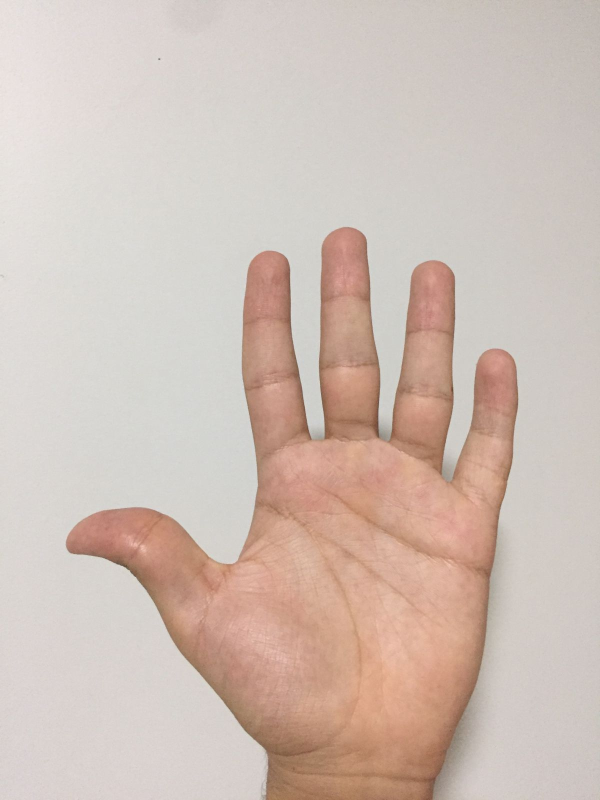
#> input picture imagens/imagem1.jpeg, 1200 x 1600 px, found by its file name (shown at 1/2 size)
$ python -i segmentation.py   (imports and definitions only)
#> lines starting #> are read from the running program, lines starting #| are printed output that depends on the picture; after the words box and inside, x2 and y2 are one past the last pixel; in counts of white or black regions, pixels touching at a corner belong together
#> in getSegmented, original is the input picture: shape (1600, 1200, 3); mean B, G, R 182.4, 191.4, 208.1
#> in getSegmented, `original_ycrcb = cv2.cvtColor(original, cv2.COLOR_BGR2YCR_CB)`: original_ycrcb: shape (1600, 1200, 3); mean of channels 0, 1, 2 195.3, 137.1, 120.6
import cv2
import numpy as np

def bwareaopen(img, min_size, connectivity=8):
    num_labels, labels, stats, centroids = cv2.connectedComponentsWithStats(img, connectivity=connectivity)
    for i in range(num_labels):
        label_size = stats[i, cv2.CC_STAT_AREA]
        if label_size < min_size:
            img[labels == i] = 0

    return img

def kmeans(image):
    # convert to RGB
    #image = cv2.cvtColor(image, cv2.COLOR_BGR2RGB)

    # reshape the image to a 2D array of pixels and 3 color values (RGB)
    pixel_values = image.reshape((-1, 3))
    # convert to float
    pixel_values = np.float32(pixel_values)

    print(pixel_values.shape)
#| (1920000, 3)

    # define stopping criteria
    criteria = (cv2.TERM_CRITERIA_EPS + cv2.TERM_CRITERIA_MAX_ITER, 500, 0.6)

    # number of clusters (K)
    k = 2
    _, labels, (centers) = cv2.kmeans(pixel_values, k, None, criteria, 10, cv2.KMEANS_RANDOM_CENTERS)
#> centers = [[208.8, 129.4, 126.4], [160.4, 152.8, 109.4]]

    # convert back to 8 bit values
    centers = np.uint8(centers)
#> centers = [[208, 129, 126], [160, 152, 109]]

    # flatten the labels array
    labels = labels.flatten()

    # convert all pixels to the color of the centroids
    segmented_image = centers[labels.flatten()]
    segmented_image = segmented_image.reshape(image.shape)
#> segmented_image: shape (1600, 1200, 3); mean of channels 0, 1, 2 194.7, 135.4, 121.3
    # show the image
    cv2.imshow("kmeans segmented_image", segmented_image)

    #improveGreen(segmented_image)

    image_gray = cv2.cvtColor(segmented_image, cv2.COLOR_BGR2GRAY)
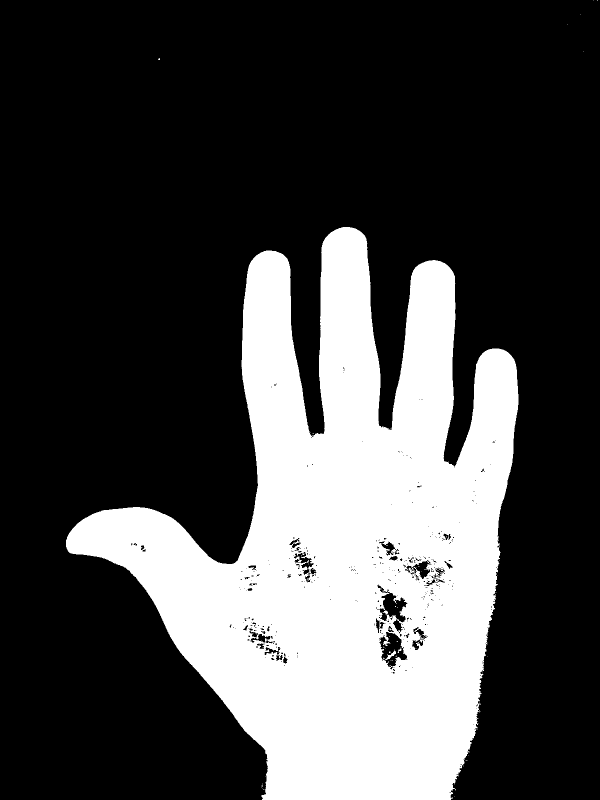
#> image_gray: shape (1600, 1200) (shown at 1/2 size); values 137 (black) and 140 (white), 27.6% white; 62 white regions (58 under 20 px), largest, box (x1, y1, x2, y2) and area: (132, 454, 1037, 1600) 530246, (766, 1299, 792, 1320) 139, (765, 1221, 776, 1229) 48, (795, 1297, 803, 1306) 32
    cv2.imshow("image_gray_k_means", image_gray)
    (To, bin_k_means) = cv2.threshold(image_gray, 0, 255, cv2.THRESH_OTSU)
#> To = 137
    #cv2.imshow("bin_k_means", bin_k_means)


    if pixel_values.shape[0] - cv2.countNonZero(bin_k_means) > cv2.countNonZero(bin_k_means) :
        bin_k_means = 255 - bin_k_means

    return bin_k_means


def morfTransform(bin_image):

    kernel = cv2.getStructuringElement(cv2.MORPH_RECT, (3, 3))
    erodido = cv2.morphologyEx(bin_image, cv2.MORPH_ERODE, kernel, iterations=1)
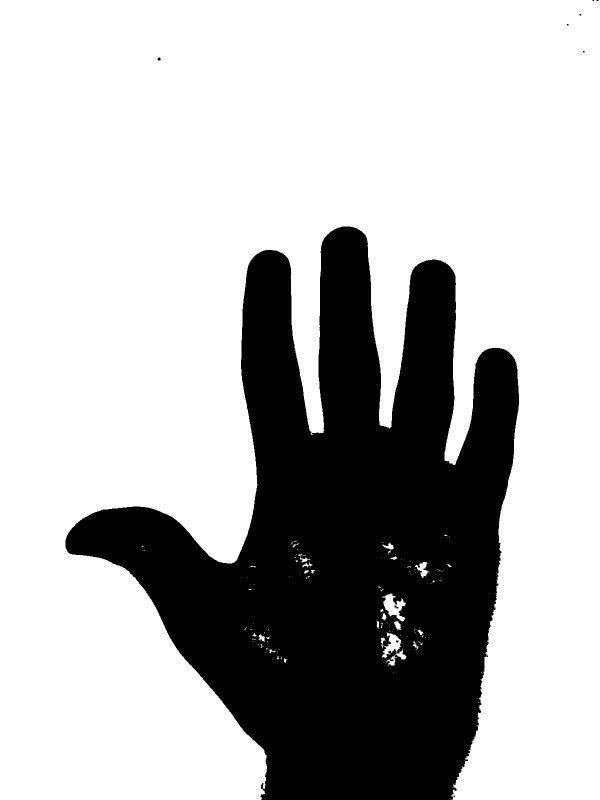
#> erodido: shape (1600, 1200) (shown at 1/2 size); 71.7% white; 10 black regions (7 under 20 px), largest, box (x1, y1, x2, y2) and area: (131, 453, 1038, 1600) 543050, (315, 115, 321, 121) 31, (789, 1211, 797, 1217) 28
    #cv2.imshow("erodido", erodido)

    bwarea = bwareaopen(erodido, 50000, 8)
#> in bwareaopen, `num_labels, labels, stats, centroids = cv2.connectedComponentsWithStat..`:
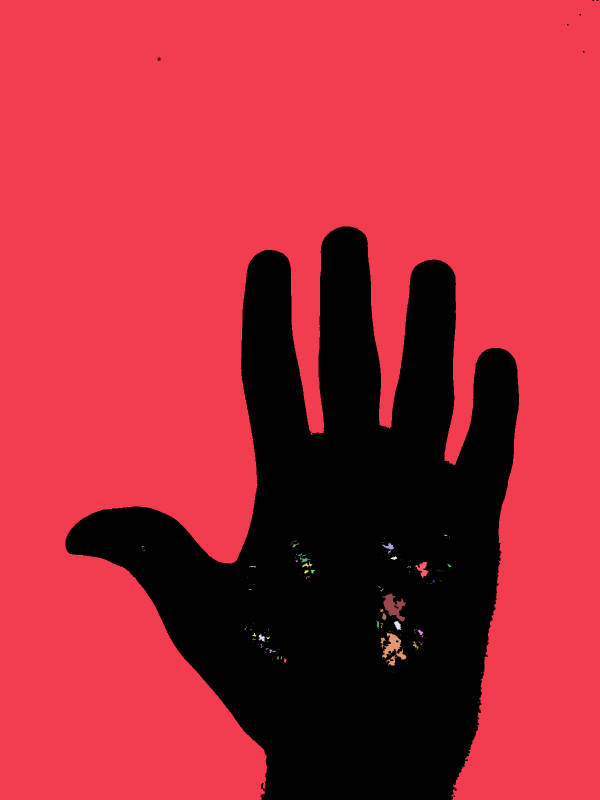
#> labels: shape (1600, 1200) int32 (shown at 1/2 size); 112 distinct labels, from 0 to 111; one colour per label, 0 black
#> in bwareaopen, `num_labels, labels, stats, centroids = cv2.connectedComponentsWithStat..`: num_labels = 112; stats = 112 rows, first 6: [131, 0, 1066, 1600, 543177], [0, 0, 1200, 1600, 1372323], [888, 1069, 7, 3, 12], [899, 1073, 1, 2, 2], [894, 1075, 1, 1, 1], [769, 1077, 1, 1, 1]; centroids = 112 pairs, first value 284 to 997, second value 683.5 to 1404.5
#> the loop in bwareaopen, `for i in range(num_labels):` made 112 passes
#> label_size on passes 1 to 12: 543177, 1372323, 12, 2, 1, 1, 8, 9, 2, 1, 166, 29
#> after the loop in bwareaopen, `for i in range(num_labels):`:
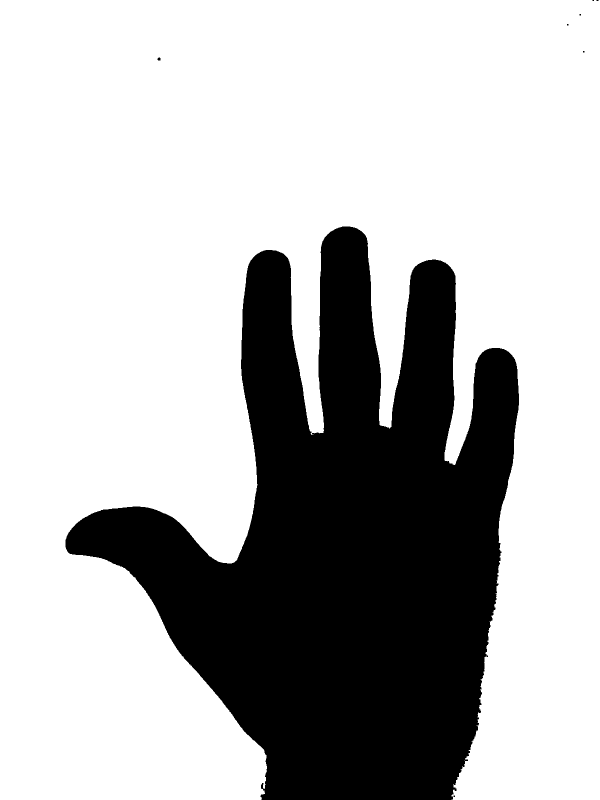
#> img: shape (1600, 1200) (shown at 1/2 size); 71.5% white; 8 black regions (6 under 20 px), largest, box (x1, y1, x2, y2) and area: (131, 453, 1038, 1600) 547596, (315, 115, 321, 121) 31
    #cv2.imshow("bwarea", bwarea)

    kernel = cv2.getStructuringElement(cv2.MORPH_RECT, (7, 7))
    close = cv2.morphologyEx(bwarea, cv2.MORPH_CLOSE, kernel, iterations=6)
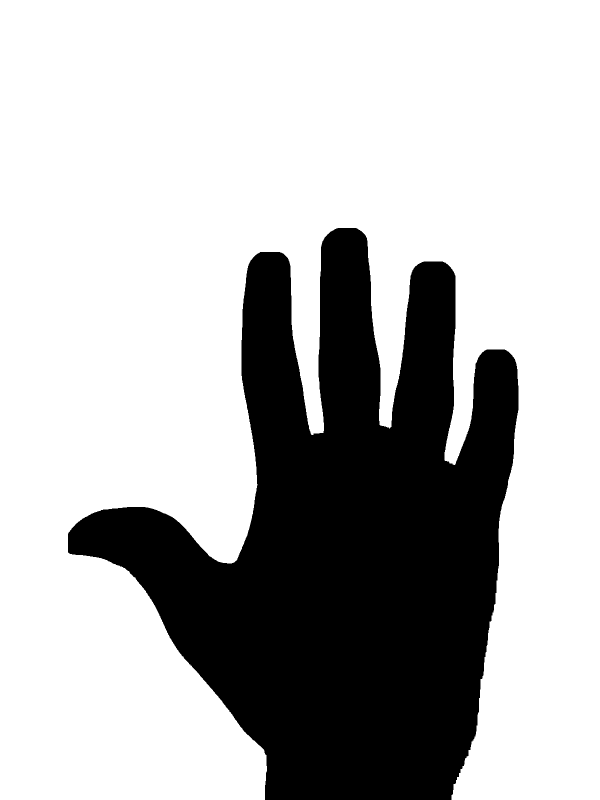
#> close: shape (1600, 1200) (shown at 1/2 size); 71.6% white; 1 black region, box (x1, y1, x2, y2) and area: (136, 456, 1037, 1600) 546089
    #cv2.imshow("close", close)

    kernel = cv2.getStructuringElement(cv2.MORPH_RECT, (7, 7))
    dilatado = cv2.morphologyEx(close, cv2.MORPH_DILATE, kernel, iterations=2)
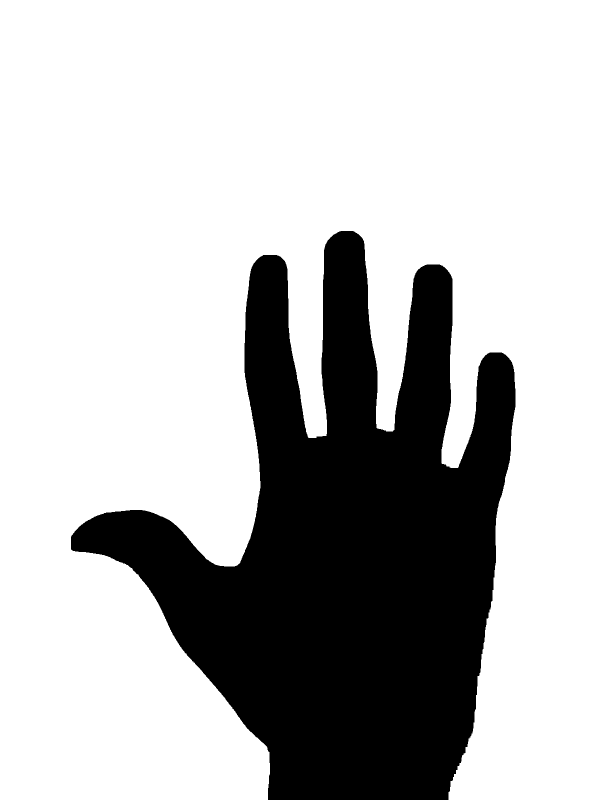
#> dilatado: shape (1600, 1200) (shown at 1/2 size); 73.4% white; 1 black region, box (x1, y1, x2, y2) and area: (142, 462, 1031, 1600) 510431
    #cv2.imshow("dilatado", dilatado)

    return 255 - dilatado


def getSegmented(img_name):
    original = cv2.imread("./imagens/" + img_name)
    cv2.imshow("Original", original)

    original_ycrcb = cv2.cvtColor(original, cv2.COLOR_BGR2YCR_CB)
    cv2.imshow("original_ycrcb", original_ycrcb)
    #image = cv2.cvtColor(original_ycrcb, cv2.COLOR_YCrCb2RGB)

    kmeans_result = kmeans(original_ycrcb)

    #image_gray = cv2.cvtColor(original, cv2.COLOR_BGR2GRAY)
    #cv2.imshow("image_gray", image_gray)
    #(To, bin_original) = cv2.threshold(image_gray, 0, 255, cv2.THRESH_OTSU)
    #cv2.imshow("bin_original", bin_original)

    morf_result = morfTransform(kmeans_result)
    cv2.imshow("morf_result", morf_result)

    return morf_result

>>> result = getSegmented('imagens/imagem1.jpeg')

$ run again, on imagens/imagem10.jpeg
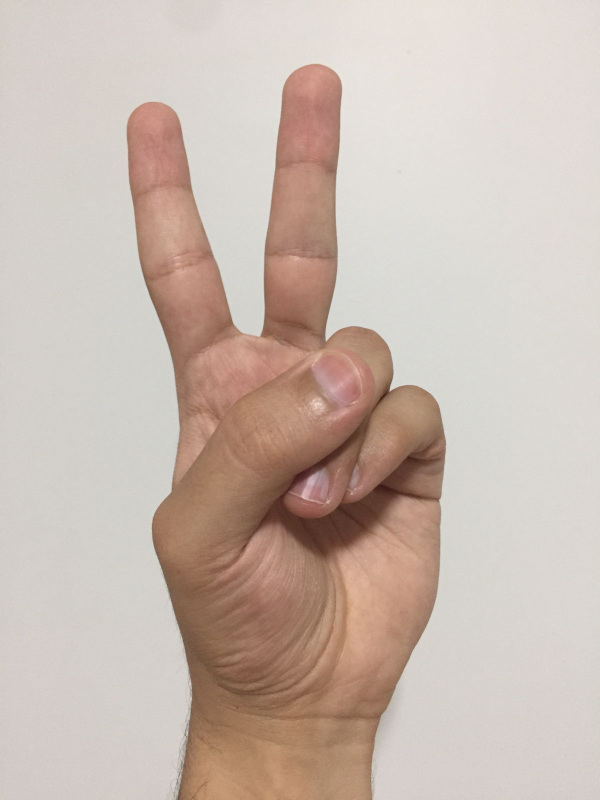
#> input picture imagens/imagem10.jpeg, 1200 x 1600 px, found by its file name (shown at 1/2 size)
#> in getSegmented, original is the input picture: shape (1600, 1200, 3); mean B, G, R 176.7, 186.1, 201.8
#> original_ycrcb: shape (1600, 1200, 3); mean of channels 0, 1, 2 189.7, 136.6, 120.6
#| (1920000, 3)
#> in kmeans, `_, labels, (centers) = cv2.kmeans(pixel_values, k, None, criteria, 10,..`: centers = [[212.6, 129.3, 126.3], [134, 150.7, 110.7]]
#> in kmeans, `centers = np.uint8(centers)`: centers = [[212, 129, 126], [133, 150, 110]]
#> segmented_image: shape (1600, 1200, 3); mean of channels 0, 1, 2 188.6, 135.2, 121.3
#> image_gray: shape (1600, 1200); values 136 (black) and 138 (white), 70.3% white; 54 black regions (51 under 20 px), largest, box (x1, y1, x2, y2) and area: (253, 128, 892, 1600) 569534, (707, 1141, 722, 1165) 83, (723, 1189, 734, 1202) 69
#> To = 136
#> erodido: shape (1600, 1200); 69.8% white; 12 black regions (8 under 20 px), largest, box (x1, y1, x2, y2) and area: (252, 127, 893, 1600) 578713, (719, 1175, 727, 1187) 57, (751, 1130, 758, 1138) 35, (359, 1498, 364, 1507) 32
#> in bwareaopen, `num_labels, labels, stats, centroids = cv2.connectedComponentsWithStat..`:
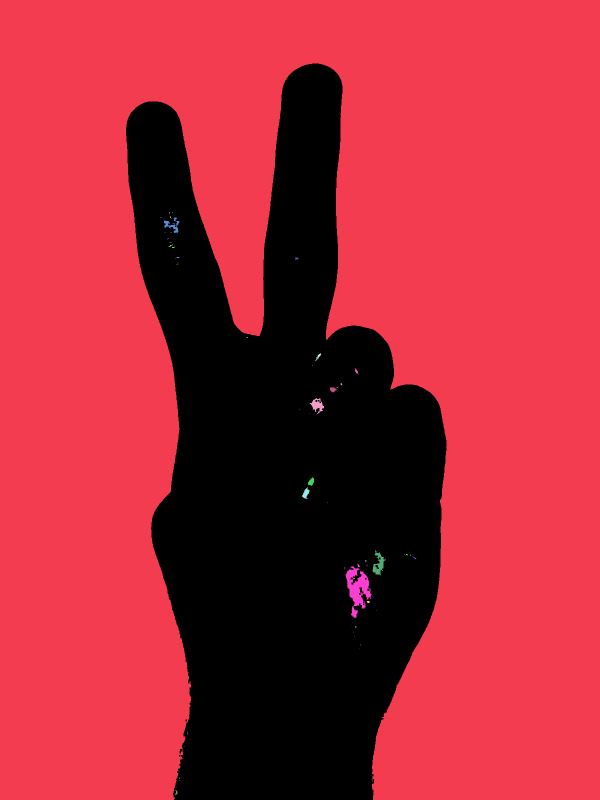
#> labels: shape (1600, 1200) int32 (shown at 1/2 size); 59 distinct labels, from 0 to 58; one colour per label, 0 black
#> num_labels = 59; stats = 59 rows, first 6: [252, 127, 641, 1473, 578921], [0, 0, 1200, 1600, 1336574], [338, 424, 1, 4, 4], [345, 424, 1, 2, 2], [340, 432, 3, 5, 6], [321, 435, 2, 1, 2]; centroids = 59 pairs, first value 321.5 to 829.2, second value 424.5 to 1584.9
#> the loop in bwareaopen, `for i in range(num_labels):` made 59 passes
#> label_size on passes 1 to 8: 578921, 1336574, 4, 2, 6, 2, 323, 3
#> close: shape (1600, 1200); 69.7% white; 1 black region, box (x1, y1, x2, y2) and area: (253, 130, 891, 1600) 582432
#> in morfTransform, `dilatado = cv2.morphologyEx(close, cv2.MORPH_DILATE, kernel, iteration..`:
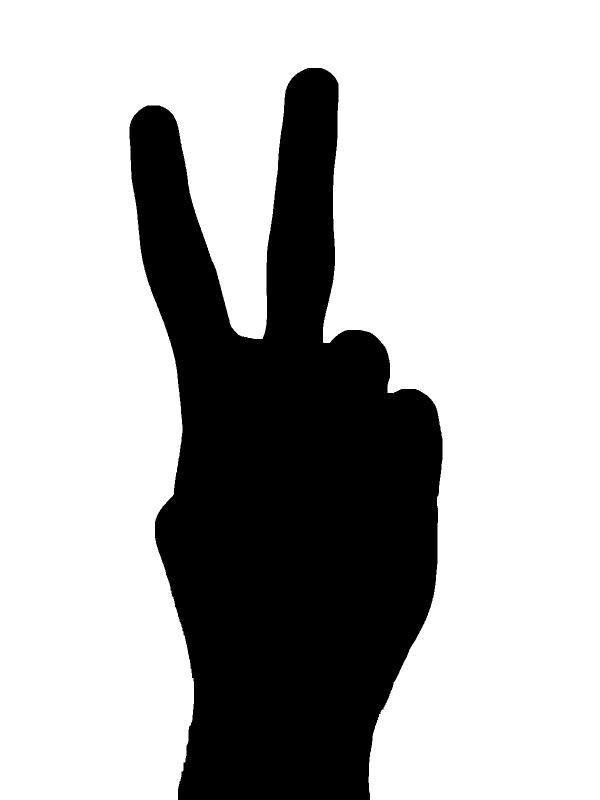
#> dilatado: shape (1600, 1200) (shown at 1/2 size); 71.3% white; 1 black region, box (x1, y1, x2, y2) and area: (259, 136, 885, 1600) 551976

$ run again, on imagens/imagem2.jpeg
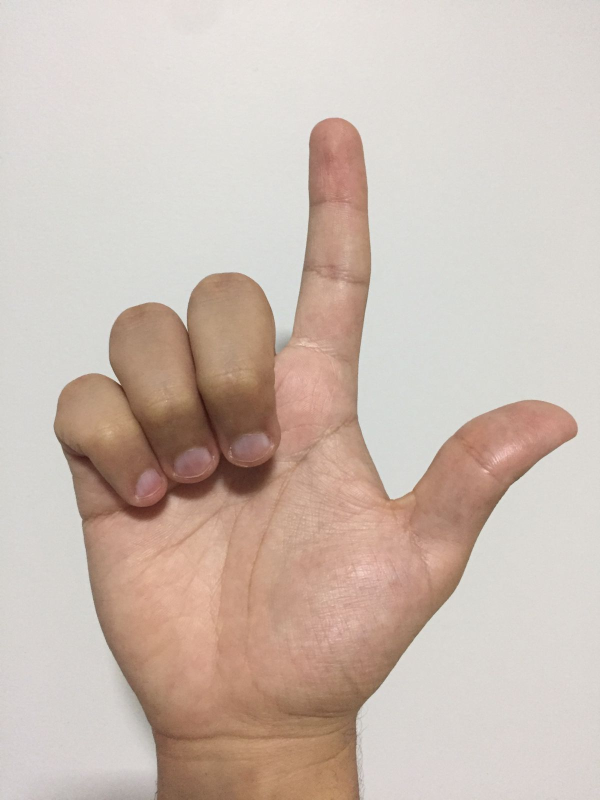
#> input picture imagens/imagem2.jpeg, 1200 x 1600 px, found by its file name (shown at 1/2 size)
#> in getSegmented, original is the input picture: shape (1600, 1200, 3); mean B, G, R 179.1, 189, 205
#> original_ycrcb: shape (1600, 1200, 3); mean of channels 0, 1, 2 192.6, 136.8, 120.4
#| (1920000, 3)
#> in kmeans, `_, labels, (centers) = cv2.kmeans(pixel_values, k, None, criteria, 10,..`: centers = [[216.2, 129.3, 126.6], [145.6, 149.9, 110.7]]
#> in kmeans, `centers = np.uint8(centers)`: centers = [[216, 129, 126], [145, 149, 110]]
#> segmented_image: shape (1600, 1200, 3); mean of channels 0, 1, 2 192.3, 135.7, 120.7
#> image_gray: shape (1600, 1200); values 137 (black) and 138 (white), 66.6% white; 223 black regions (205 under 20 px), largest, box (x1, y1, x2, y2) and area: (107, 236, 1156, 1600) 639111, (392, 1090, 424, 1130) 389, (415, 1169, 428, 1187) 61
#> To = 137
#> erodido: shape (1600, 1200); 65.5% white; 27 black regions (20 under 20 px), largest, box (x1, y1, x2, y2) and area: (106, 235, 1157, 1600) 662436, (716, 1490, 724, 1506) 66, (393, 1227, 402, 1236) 58
#> in bwareaopen, `num_labels, labels, stats, centroids = cv2.connectedComponentsWithStat..`:
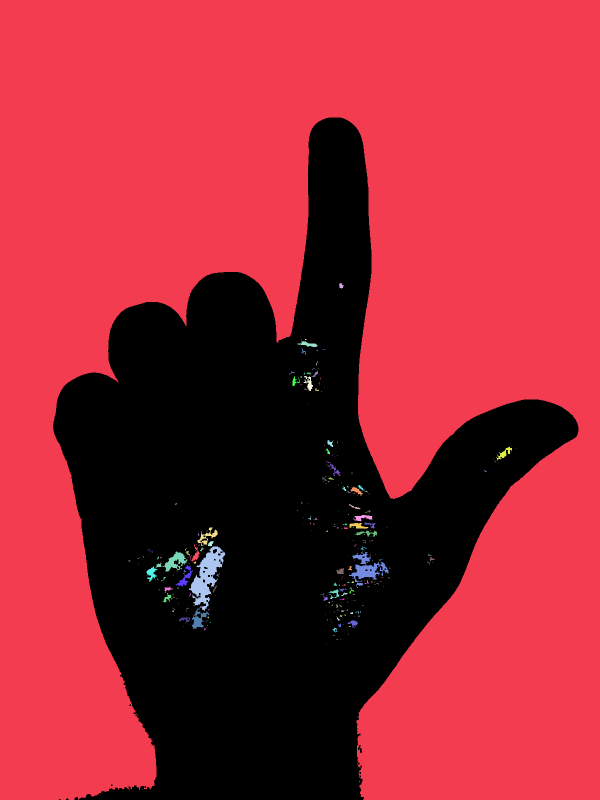
#> labels: shape (1600, 1200) int32 (shown at 1/2 size); 275 distinct labels, from 0 to 274; one colour per label, 0 black
#> num_labels = 275; stats = 275 rows, first 6: [106, 235, 1051, 1365, 662918], [0, 0, 1200, 1600, 1243581], [678, 566, 9, 11, 66], [602, 679, 1, 2, 2], [610, 678, 3, 2, 6], [595, 682, 40, 12, 222]; centroids = 275 pairs, first value 258.3 to 1033, second value 571.2 to 1579
#> the loop in bwareaopen, `for i in range(num_labels):` made 275 passes
#> label_size on passes 1 to 3: 662918, 1243581, 66
#> close: shape (1600, 1200); 64.9% white; 1 black region, box (x1, y1, x2, y2) and area: (109, 237, 1151, 1600) 674475
#> in morfTransform, `dilatado = cv2.morphologyEx(close, cv2.MORPH_DILATE, kernel, iteration..`:
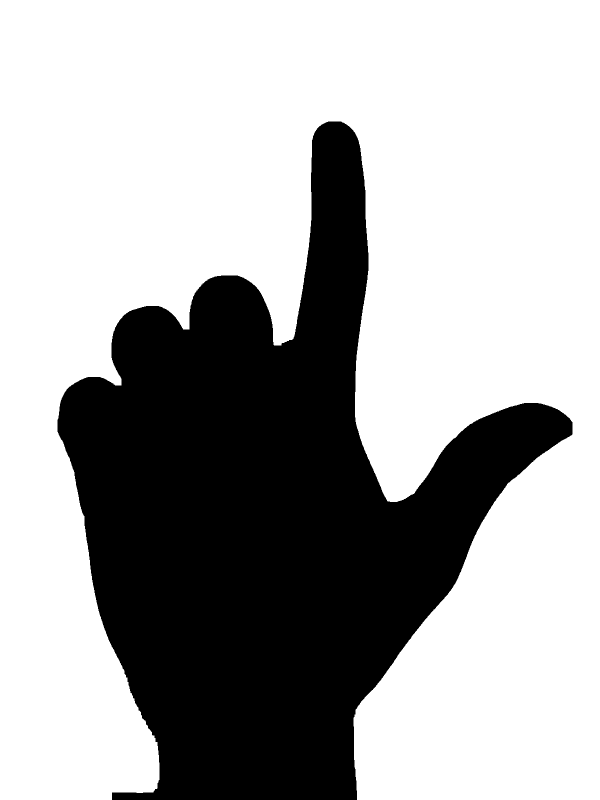
#> dilatado: shape (1600, 1200) (shown at 1/2 size); 66.6% white; 1 black region, box (x1, y1, x2, y2) and area: (115, 243, 1145, 1600) 642063
